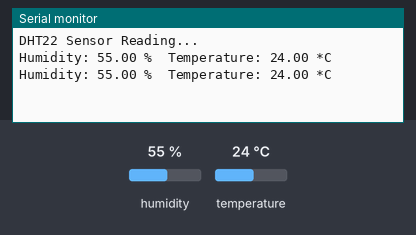
This sketch was run on a simulated Arduino Uno, built with avr-gcc and run on an emulated ATmega328P. On the bench: the last lines printed to the serial monitor. The inputs (shaded band) are chosen by the test bench; at power-on: humidity 55 %, temperature 24 °C.

Above: at 2.8 s.
2.9 s: humidity set to 22 %
At 5.2 s:
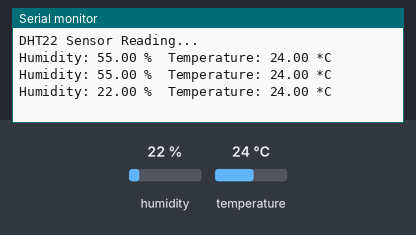
5.6 s: temperature set to 12 °C
At 7.0 s:
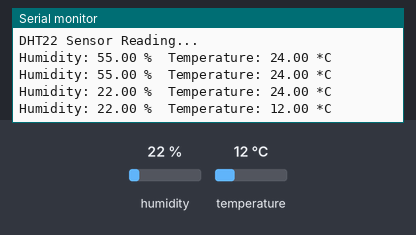
8.3 s: humidity set to 40 %
At 10.5 s:
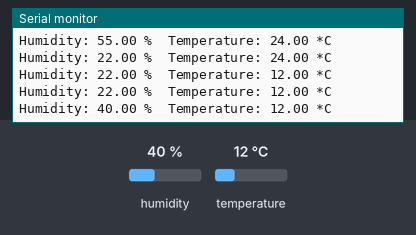
Timing chart, 0 to 12.0 s (numbered marks = the images above; inputs shaded):
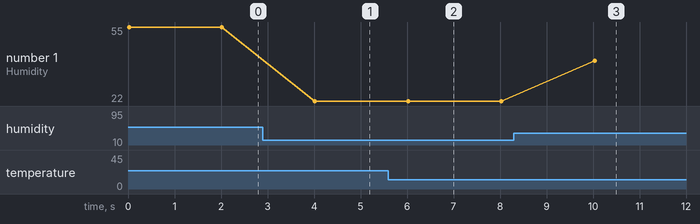

The sketch:

DHT22_Read.ino
```cpp
#include "DHT.h"

#define DHTPIN 3
#define DHTTYPE DHT22

DHT dht(DHTPIN, DHTTYPE);

void setup() {
  Serial.begin(9600);
  Serial.println("DHT22 Sensor Reading...");
  dht.begin();
}

void loop() {
  float humidity = dht.readHumidity();
  float temperature = dht.readTemperature();

  if (isnan(humidity) || isnan(temperature)) {
    Serial.println("Failed to read from DHT22 sensor!");
  } else {
    Serial.print("Humidity: ");
    Serial.print(humidity);
    Serial.print(" %\t");
    Serial.print("Temperature: ");
    Serial.print(temperature);
    Serial.println(" *C");
  }
  delay(2000);
}
```

Measured:
- after the input at 2.9 s, the serial monitor: prints a new line after 1.1 s (image 1)
- after the input at 5.6 s, the serial monitor: prints a new line after 0.42 s (image 2)
- after the input at 8.3 s, the serial monitor: prints a new line after 1.7 s (image 3)
- plotted number 1: 22 → 40 after the input at 8.3 s
